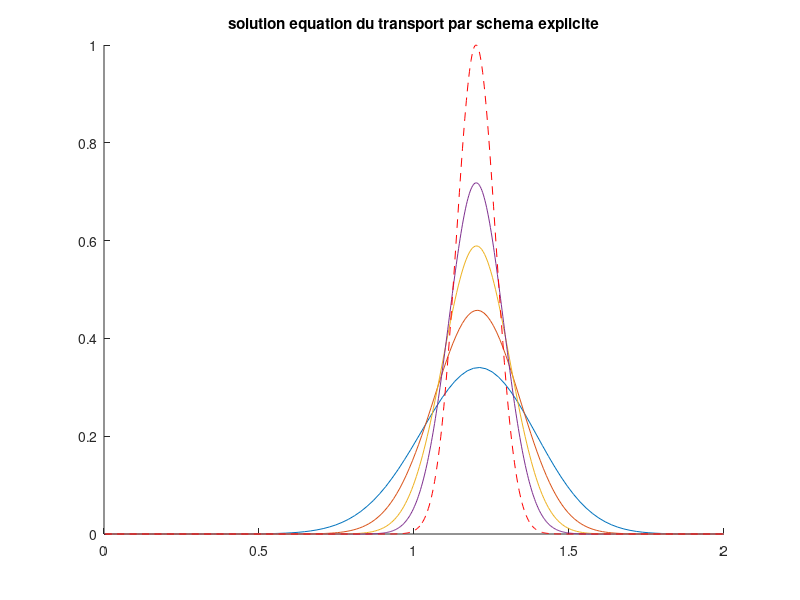

Source code (MATLAB):
clear all;
M_list = [99,199,399,799];
hold on

err_list = [];
for p=1:length(M_list);
a = 0;
b = 2;%%
T = 1.;
M = M_list(p);
h=(b-a)/M;
k = 0.5*h;
ksurh = k/h;
N=T/k;
beta=1.;
x= a + (1:M)*h;
u0 = exp(-5*((5*x-1).^2));
uan = exp(-5*((5*(x-beta*T)-1).^2));
un = u0;
for i=1:N;
    unew(1) = (1/2)*un(2) - (beta*k)/(2*h)*un(2);
    for j=2:M-1;    
         unew(j) = (1/2)*(un(j-1) + un(j+1)) -(k*beta/(2*h))*(un(j+1) - un(j-1));
    end
    % on approche unew(M+1) selon le schéma de courant
    unew(M) = (1 - k*beta/h)*un(M) +(k*beta/h)*un(M-1);
      hold on
un=unew;
%plot(x
end
err = max(abs(un - uan));
err_l2 = sqrt(sum((un - uan).*(un - uan)));
err_list(p) = err;

plot(x, un);
title('solution equation du transport par schema explicite');

end
% plot(log(M_list),err_list)
plot(x,uan,'--r');